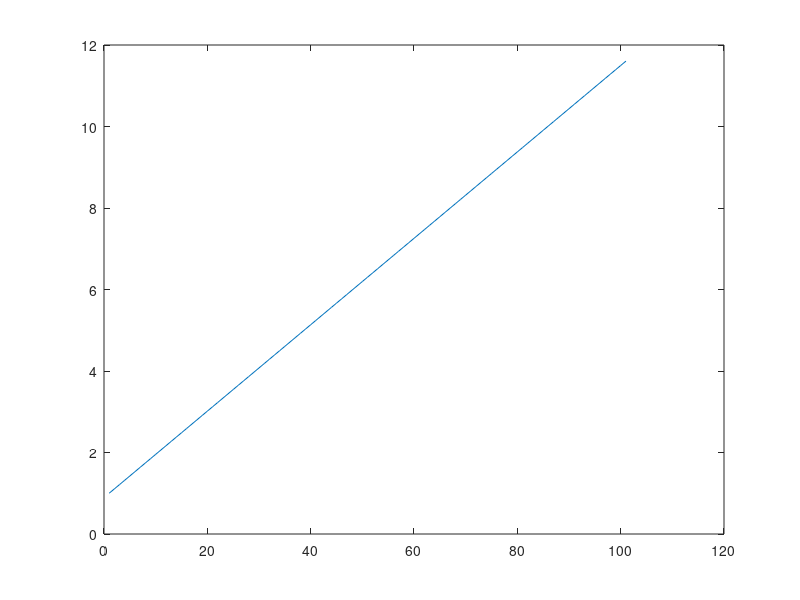
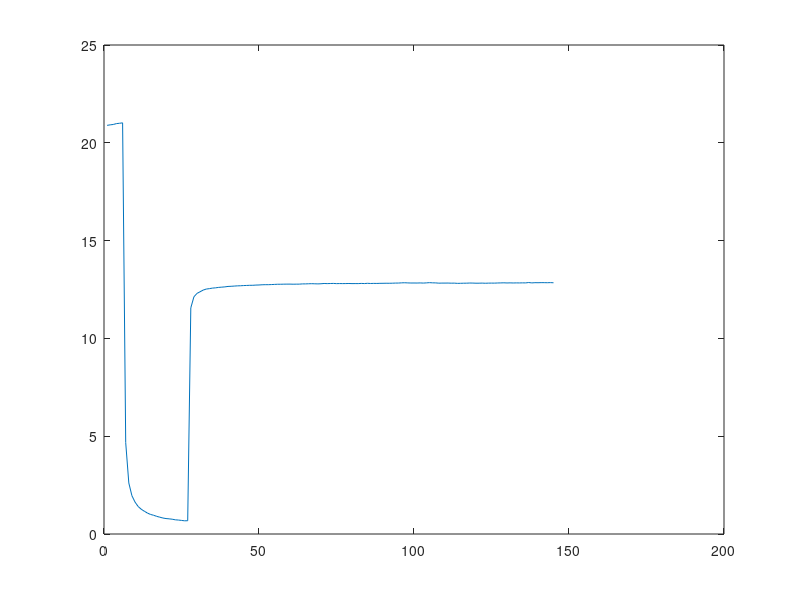

Recreate these plots in MATLAB, in order.
load data.csv % data.csv is a single column of intensity data, with the first 4 elements as the two calibration points and corresponding concentration.

intensity_data=data; % enters loaded data into new matrix

I1 = intensity_data(1); % this defines the calibration data based on the element position.
X1 = intensity_data(2); % in the test-data elements 1 and 2 are the zero percent calibration point.
I2 = intensity_data(3); % elements 3 and 4 are the 21-percent calibration point.
X2 = intensity_data(4);


kt = (I2-I1)/((X1*I1)-(X2*I2)); % calculation for Ktau
I0 = (1+kt*X1)*I1;              % intensity in absence of quencher(0% O2)

x1 = 0:1:100;              % makes x values for plot of stern-volmer
intensity_plot = I0./(1+kt*x1);        % plots stern-volmer. Check to see if its fitting your calibration points.
stern_volmer_plot = x1*kt+1;
plot(intensity_plot)
plot(stern_volmer_plot)

oxygen_percent = ((I0./intensity_data(5:rows(intensity_data),:))-1)/kt;
figure
plot(oxygen_percent)

%int= I0./(x1.*kt+1);
%figure
%plot(int)

%save percent.csv oxygen_percent % optional line for saving analyzed data to a file
